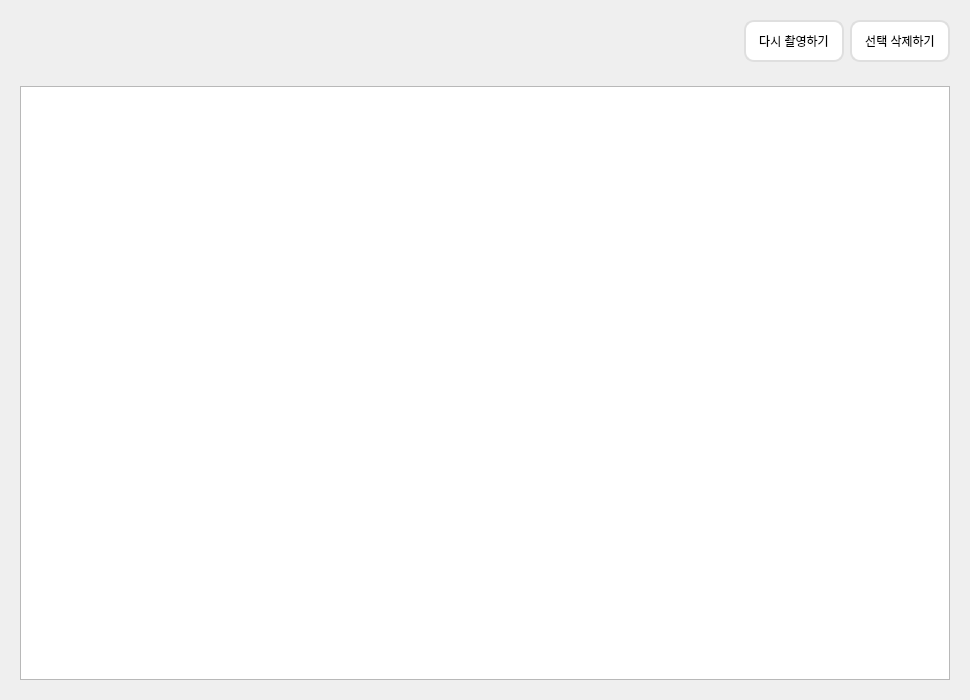
<?xml version="1.0" encoding="UTF-8"?>
<ui version="4.0">
 <class>Form_Medi_Detail</class>
 <widget class="QWidget" name="Form_Medi_Detail">
  <property name="geometry">
   <rect>
    <x>0</x>
    <y>0</y>
    <width>970</width>
    <height>700</height>
   </rect>
  </property>
  <property name="windowTitle">
   <string>Form</string>
  </property>
  <property name="styleSheet">
   <string notr="true">*{
    font: &quot;맑은 고딕&quot;;
}

QPushButton {
	background-color: #ffffff;
	border: 2px solid #DFDFDF;
	border-radius: 10px;
}


QPushButton:hover {
	background-color: #9FC5E8;
	border: 2px solid #C9DAF8;
}
QPushButton:pressed {
	background-color: #4A86E8;
	border: 2px solid #86AEEF;
}</string>
  </property>
  <layout class="QVBoxLayout" name="verticalLayout">
   <item>
    <widget class="QWidget" name="widget_2" native="true">
     <property name="minimumSize">
      <size>
       <width>0</width>
       <height>60</height>
      </size>
     </property>
     <property name="maximumSize">
      <size>
       <width>16777215</width>
       <height>60</height>
      </size>
     </property>
     <property name="layoutDirection">
      <enum>Qt::RightToLeft</enum>
     </property>
     <layout class="QHBoxLayout" name="horizontalLayout">
      <item>
       <widget class="QPushButton" name="btn_delete">
        <property name="sizePolicy">
         <sizepolicy hsizetype="Fixed" vsizetype="Expanding">
          <horstretch>0</horstretch>
          <verstretch>0</verstretch>
         </sizepolicy>
        </property>
        <property name="minimumSize">
         <size>
          <width>100</width>
          <height>0</height>
         </size>
        </property>
        <property name="maximumSize">
         <size>
          <width>100</width>
          <height>16777215</height>
         </size>
        </property>
        <property name="text">
         <string>선택 삭제하기</string>
        </property>
       </widget>
      </item>
      <item>
       <widget class="QPushButton" name="btn_camera">
        <property name="sizePolicy">
         <sizepolicy hsizetype="Fixed" vsizetype="Expanding">
          <horstretch>0</horstretch>
          <verstretch>0</verstretch>
         </sizepolicy>
        </property>
        <property name="minimumSize">
         <size>
          <width>100</width>
          <height>0</height>
         </size>
        </property>
        <property name="maximumSize">
         <size>
          <width>100</width>
          <height>16777215</height>
         </size>
        </property>
        <property name="text">
         <string>다시 촬영하기</string>
        </property>
       </widget>
      </item>
      <item>
       <spacer name="horizontalSpacer">
        <property name="orientation">
         <enum>Qt::Horizontal</enum>
        </property>
        <property name="sizeHint" stdset="0">
         <size>
          <width>40</width>
          <height>20</height>
         </size>
        </property>
       </spacer>
      </item>
     </layout>
    </widget>
   </item>
   <item>
    <widget class="QWidget" name="widget" native="true">
     <layout class="QVBoxLayout" name="verticalLayout_2">
      <item>
       <widget class="QListWidget" name="listWidget">
        <property name="horizontalScrollBarPolicy">
         <enum>Qt::ScrollBarAlwaysOff</enum>
        </property>
        <property name="sizeAdjustPolicy">
         <enum>QAbstractScrollArea::AdjustToContents</enum>
        </property>
        <property name="editTriggers">
         <set>QAbstractItemView::NoEditTriggers</set>
        </property>
        <property name="showDropIndicator" stdset="0">
         <bool>true</bool>
        </property>
       </widget>
      </item>
     </layout>
    </widget>
   </item>
  </layout>
 </widget>
 <resources/>
 <connections/>
</ui>
